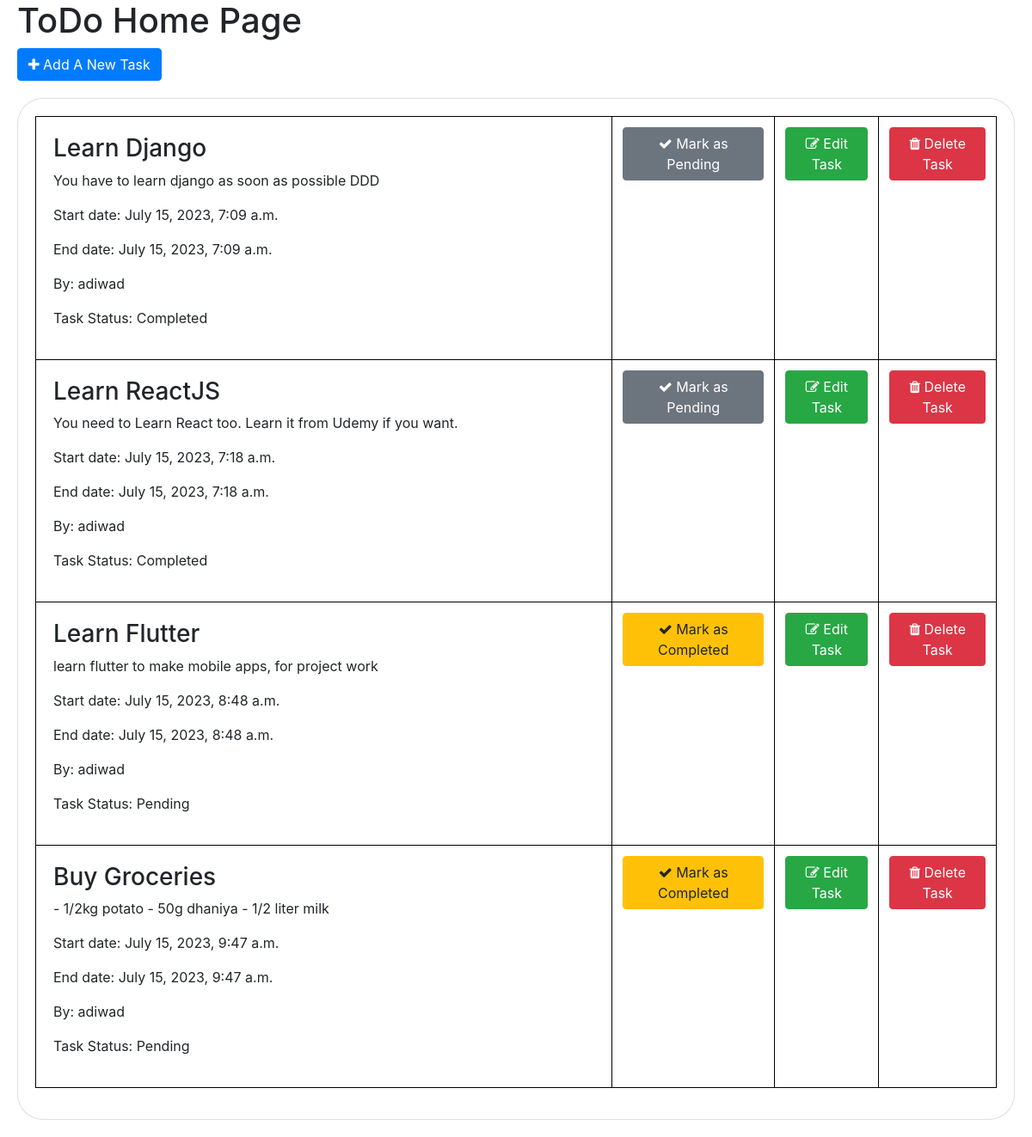
/home/, run on an earlier commit of the app's database.
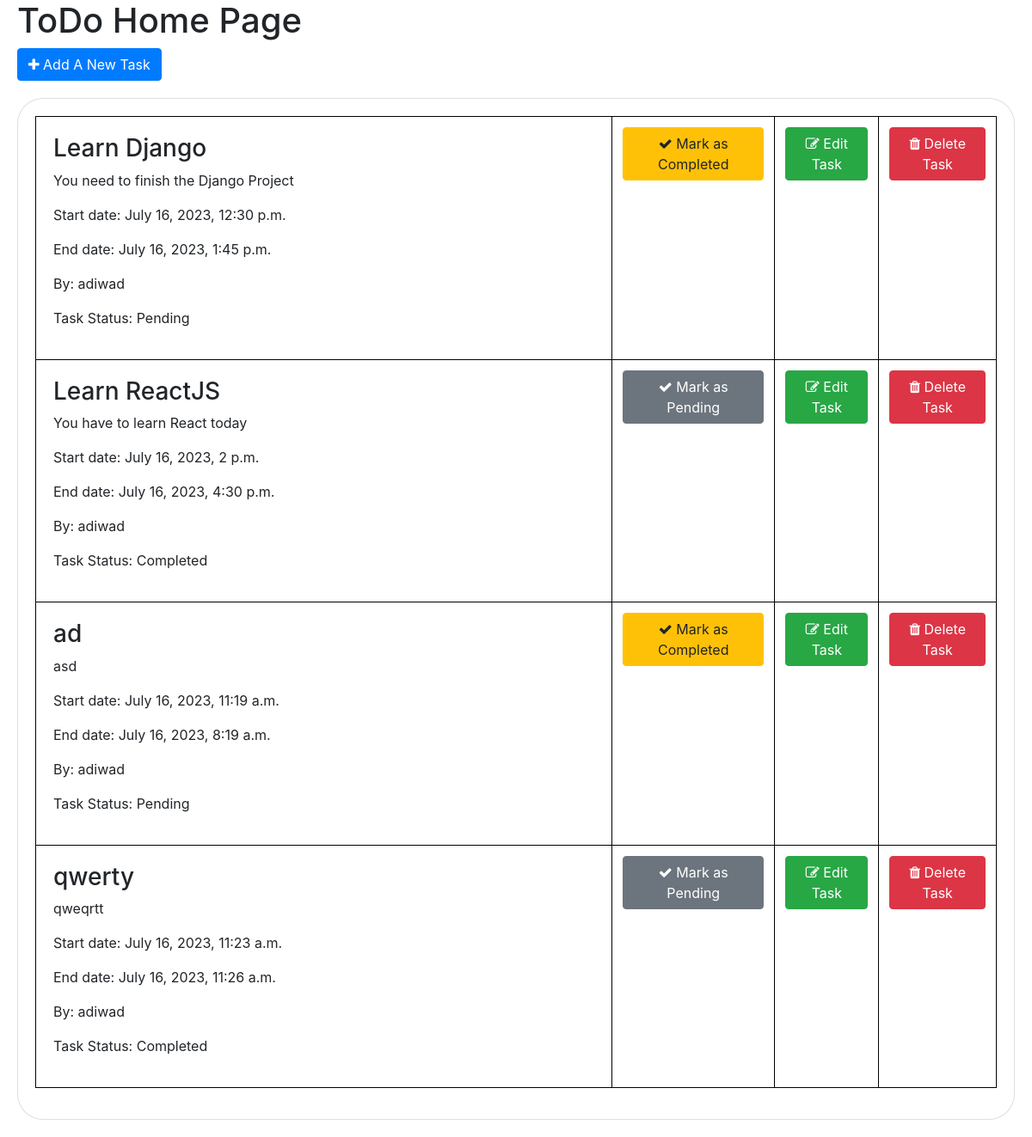
And on a later commit of the database.
### todo/models.py (models this page shows, shortened)
class Task(models.Model):
    title = models.CharField(max_length=200)
    description = models.TextField()
    start_date = models.DateTimeField()
    end_date = models.DateTimeField()
    user = models.ForeignKey(settings.AUTH_USER_MODEL, on_delete=models.CASCADE)
    is_completed = models.BooleanField(default=False)

### todo/views.py (the view)
# urls.py: path('home/', home, name="home"),
def home(request):
    data =  Task.objects.all()
    context = {"my_data": data}
    return render(request, template_name="todo/home.html", context=context)

### todo/templates/todo/home.html (shortened to what this page needs)
<!DOCTYPE html>
<html lang="en">
<head>
    <link rel="stylesheet" href="https://cdnjs.cloudflare.com/ajax/libs/font-awesome/4.7.0/css/font-awesome.min.css">
    {% load bootstrap4 %}
    {% bootstrap_css %}
</head>
<body>
    <h1 style="margin-left: 20px;">ToDo Home Page</h1>
    <button class="btn btn-primary" onclick="window.location.href='/create_task'" style="margin-left: 20px;"> <i class="fa fa-plus"></i> Add A New Task </button>
    <div class="card" style="border-style: groove; border-radius: 30px; padding: 20px; margin: 20px;">
        <table class="table">
            {% for i in my_data %}
            <tr style="margin: auto;">
                    <td style="width:60%; border:1px solid black; border-radius: 30px; padding: 20px;">
                        <h3>{{i.title}}</h3>
                        <p>{{i.description}}</p>
                        <p>Start date: {{i.start_date}}</p>
                        <p>End date: {{i.end_date}}</p>
                        <p>By: {{i.user}}</p>
                        <p>Task Status:
                            {% if i.is_completed %}
                                Completed
                            {% else %}
                                Pending
                            {% endif %}
                        </p>
                    </td>
                    <td style="border:1px solid black; text-align: center;">
                        {% if i.is_completed %}
                            <button onclick="window.location.href='/complete_task/{{i.id}}'" class="btn btn-secondary"> <i class="fa fa-check"></i>
                                Mark as Pending
                            </button>
                        {% else %}
                            <button onclick="window.location.href='/complete_task/{{i.id}}'" class="btn btn-warning"> <i class="fa fa-check"></i>
                                Mark as Completed
                            </button>
                        {% endif %}
                    </td>
                    <td style="border:1px solid black; text-align: center;">
                        <button onclick="window.location.href='/edit_task/{{i.id}}'" class="btn btn-success"> <i class="fa fa-edit"></i> Edit Task</button>
                    </td>
                    <td style="border:1px solid black; text-align: center;">
                        <button onclick="window.location.href='/delete_task/{{i.id}}'
                        alert('Task Was Successfully Deleted')" class="btn btn-danger"> <i class="fa fa-trash"></i> Delete Task</button>
                </tr>
            {% endfor %}
        </table>
    </div>
</body>
</html>

What changed in the data, as far as the page shows it:
removed Task: title "Buy Groceries", description "- 1/2kg potato - 50g dhaniya - 1/2 liter milk", start_date "July 15, 2023, 9:47 a.m.", end_date "July 15, 2023, 9:47 a.m.", user "adiwad", is_completed "Pending"
changed Task "Learn Django": description "You have to learn django as soon as possible DDD" → "You need to finish the Django Project"; start_date "July 15, 2023, 7:09 a.m." → "July 16, 2023, 12:30 p.m."; end_date "July 15, 2023, 7:09 a.m." → "July 16, 2023, 1:45 p.m."; is_completed "Completed Mark as Pending" → "Pending Mark as Completed"
changed Task "Learn ReactJS": description "You need to Learn React too. Learn it from Udemy if you want." → "You have to learn React today"; start_date "July 15, 2023, 7:18 a.m." → "July 16, 2023, 2 p.m."; end_date "July 15, 2023, 7:18 a.m." → "July 16, 2023, 4:30 p.m."
added Task: title "ad", description "asd", start_date "July 16, 2023, 11:19 a.m.", end_date "July 16, 2023, 8:19 a.m.", user "adiwad", is_completed "Pending"
changed Task: title "Learn Flutter" → "qwerty"; description "learn flutter to make mobile apps, for project work" → "qweqrtt"; start_date "July 15, 2023, 8:48 a.m." → "July 16, 2023, 11:23 a.m."; end_date "July 15, 2023, 8:48 a.m." → "July 16, 2023, 11:26 a.m."; is_completed "Pending Mark as Completed" → "Completed Mark as Pending"
